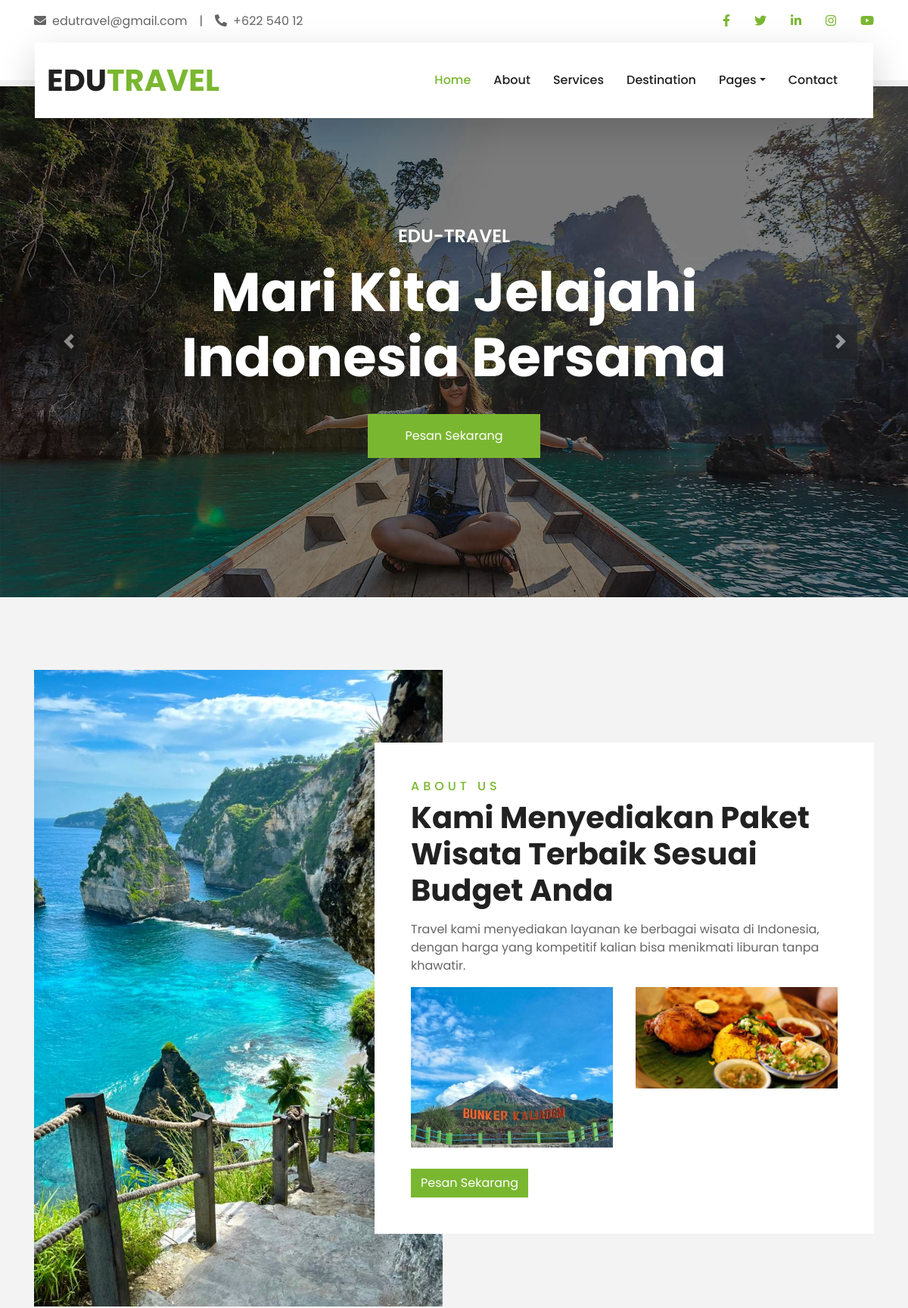
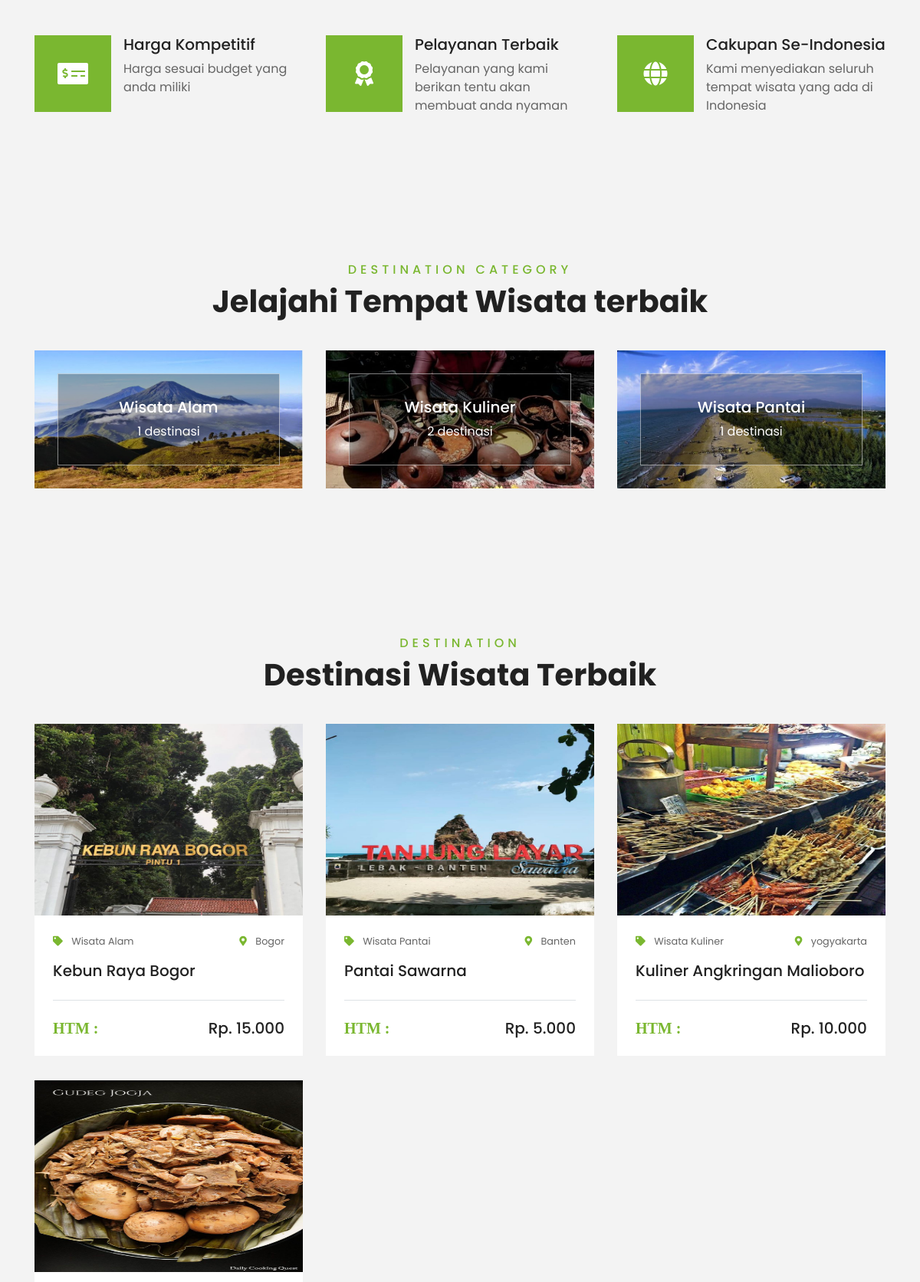
Page /travelling/main_page/index.php (upper part) on the committed database (2 pictures, top to bottom).
### tables this page shows
CREATE TABLE `destinasi` (
  `id_destinasi` int(11) NOT NULL,
  `nama_destinasi` varchar(100) NOT NULL,
  `gambar` text NOT NULL,
  `lokasi` varchar(250) NOT NULL,
  `harga` decimal(10,2) NOT NULL,
  `deskripsi` varchar(500) NOT NULL,
  `id_kategori` int(11) NOT NULL
);

CREATE TABLE `kategori` (
  `id_kategori` int(11) NOT NULL,
  `nama_kategori` varchar(100) NOT NULL,
  `gambar_kategori` text NOT NULL
);

### travelling/main_page/index.php (the view, shortened to what this page needs)
<!DOCTYPE html>
<html lang="en">
<head>
    <link href="https://cdnjs.cloudflare.com/ajax/libs/font-awesome/5.10.0/css/all.min.css" rel="stylesheet">
    <link href="lib/owlcarousel/assets/owl.carousel.min.css" rel="stylesheet">
    <link href="lib/tempusdominus/css/tempusdominus-bootstrap-4.min.css" rel="stylesheet" />
    <link href="css/style.css" rel="stylesheet">
</head>
<body>
    <div class="container-fluid bg-light pt-3 d-none d-lg-block">
        <div class="container">
            <div class="row">
                <div class="col-lg-6 text-center text-lg-left mb-2 mb-lg-0">
                    <div class="d-inline-flex align-items-center">
                        <p><i class="fa fa-envelope mr-2"></i>edutravel@gmail.com</p>
                        <p class="text-body px-3">|</p>
                        <p><i class="fa fa-phone-alt mr-2"></i>+622 540 12</p>
                    </div>
                </div>
                <div class="col-lg-6 text-center text-lg-right">
                    <div class="d-inline-flex align-items-center">
                        <a class="text-primary px-3" href="https://www.facebook.com">
                            <i class="fab fa-facebook-f"></i>
                        </a>
                        <a class="text-primary px-3" href="https://www.twitter.com">
                            <i class="fab fa-twitter"></i>
                        </a>
                        <a class="text-primary px-3" href="https://www.linkedin.com">
                            <i class="fab fa-linkedin-in"></i>
                        </a>
                        <a class="text-primary px-3" href="https://www.instagram.com">
                            <i class="fab fa-instagram"></i>
                        </a>
                        <a class="text-primary pl-3" href="https://www.youtube.com">
                            <i class="fab fa-youtube"></i>
                        </a>
                    </div>
                </div>
            </div>
        </div>
    </div>
    <div class="container-fluid position-relative nav-bar p-0">
        <div class="container-lg position-relative p-0 px-lg-3" style="z-index: 9;">
            <nav class="navbar navbar-expand-lg bg-light navbar-light shadow-lg">
                <a href="" class="navbar-brand">
                    <h1 class="m-0 text-primary"><span class="text-dark">EDU</span>TRAVEL</h1>
                </a>
                <div class="collapse navbar-collapse justify-content-between px-3" id="navbarCollapse">
                    <div class="navbar-nav ml-auto py-0">
                        <a href="index.php" class="nav-item nav-link active">Home</a>
                        <a href="about.php" class="nav-item nav-link">About</a>
                        <a href="service.php" class="nav-item nav-link">Services</a>
                        <a href="destination.php" class="nav-item nav-link">Destination</a>
                        <div class="nav-item dropdown">
                            <a href="#" class="nav-link dropdown-toggle" data-toggle="dropdown">Pages</a>
                        </div>
                        <a href="contact.php" class="nav-item nav-link">Contact</a>
                    </div>
                </div>
            </nav>
        </div>
    </div>
    <div class="container-fluid p-0">
        <div id="header-carousel" class="carousel slide" data-ride="carousel">
            <div class="carousel-inner">
                <div class="carousel-item active">
                    <img class="w-100" src="img/carousel-1.jpg" alt="Image">
                    <div class="carousel-caption d-flex flex-column align-items-center justify-content-center">
                        <div class="p-3" style="max-width: 900px;">
                            <h4 class="text-white text-uppercase mb-md-3">Edu-Travel</h4>
                            <h1 class="display-3 text-white mb-md-4">Mari Kita Jelajahi Indonesia Bersama</h1>
                            <a href="" class="btn btn-primary py-md-3 px-md-5 mt-2">Pesan Sekarang</a>
                        </div>
                    </div>
                </div>
            </div>
            <a class="carousel-control-prev" href="#header-carousel" data-slide="prev">
                <div class="btn btn-dark" style="width: 45px; height: 45px;">
                    <span class="carousel-control-prev-icon mb-n2"></span>
                </div>
            </a>
            <a class="carousel-control-next" href="#header-carousel" data-slide="next">
                <div class="btn btn-dark" style="width: 45px; height: 45px;">
                    <span class="carousel-control-next-icon mb-n2"></span>
                </div>
            </a>
        </div>
    </div>
    <div class="container-fluid py-5">
        <div class="container pt-5">
            <div class="row">
                <div class="col-lg-6" style="min-height: 500px;">
                    <div class="position-relative h-100">
                        <img class="position-absolute w-100 h-100" src="img/dm.jpeg" style="object-fit: cover;">
                    </div>
                </div>
                <div class="col-lg-6 pt-5 pb-lg-5">
                    <div class="about-text bg-white p-4 p-lg-5 my-lg-5">
                        <h6 class="text-primary text-uppercase" style="letter-spacing: 5px;">About Us</h6>
                        <h1 class="mb-3">
                            Kami Menyediakan Paket Wisata Terbaik Sesuai Budget Anda</h1>
                        <p>Travel kami menyediakan layanan ke berbagai wisata di Indonesia, dengan harga yang kompetitif
                            kalian bisa menikmati liburan tanpa khawatir.</p>
                        <div class="row mb-4">
                            <div class="col-6">
                                <img class="img-fluid" src="img/mr.jpeg" alt="">
                            </div>
                            <div class="col-6">
                                <img class="img-fluid" src="img/klnr.jpeg" alt="">
                            </div>
                        </div>
                        <a href="" class="btn btn-primary mt-1">Pesan Sekarang</a>
                    </div>
                </div>
            </div>
        </div>
    </div>
    <div class="container-fluid pb-5">
        <div class="container pb-5">
            <div class="row">
                <div class="col-md-4">
                    <div class="d-flex mb-4 mb-lg-0">
                        <div class="d-flex flex-shrink-0 align-items-center justify-content-center bg-primary mr-3"
                            style="height: 100px; width: 100px;">
                            <i class="fa fa-2x fa-money-check-alt text-white"></i>
                        </div>
                        <div class="d-flex flex-column">
                            <h5 class="">Harga Kompetitif</h5>
                            <p class="m-0">Harga sesuai budget yang anda miliki</p>
                        </div>
                    </div>
                </div>
                <div class="col-md-4">
                    <div class="d-flex mb-4 mb-lg-0">
                        <div class="d-flex flex-shrink-0 align-items-center justify-content-center bg-primary mr-3"
                            style="height: 100px; width: 100px;">
                            <i class="fa fa-2x fa-award text-white"></i>
                        </div>
                        <div class="d-flex flex-column">
                            <h5 class="">Pelayanan Terbaik</h5>
                            <p class="m-0">Pelayanan yang kami berikan tentu akan membuat anda nyaman</p>
                        </div>
                    </div>
                </div>
                <div class="col-md-4">
                    <div class="d-flex mb-4 mb-lg-0">
                        <div class="d-flex flex-shrink-0 align-items-center justify-content-center bg-primary mr-3"
                            style="height: 100px; width: 100px;">
                            <i class="fa fa-2x fa-globe text-white"></i>
                        </div>
                        <div class="d-flex flex-column">
                            <h5 class="">Cakupan Se-Indonesia</h5>
                            <p class="m-0">Kami menyediakan seluruh tempat wisata yang ada di Indonesia</p>
                        </div>
                    </div>
                </div>
            </div>
        </div>
    </div>
    <div class="container-fluid py-5">
        <div class="container pt-5 pb-3">
            <div class="text-center mb-3 pb-3">
                <h6 class="text-primary text-uppercase" style="letter-spacing: 5px;">Destination Category</h6>
                <h1>Jelajahi Tempat Wisata terbaik</h1>
            </div>
            <div class="row">
                <?php
                include '../koneksi.php';
                $query = mysqli_query($koneksi, "SELECT *, COUNT(d.id_kategori) as jumlah FROM `kategori` as k JOIN `destinasi` as d ON k.id_kategori=d.id_kategori where k.id_kategori=k.id_kategori GROUP BY d.id_kategori;");
                ?>
                <?php
                if (mysqli_num_rows($query) > 0) {
                    while ($data = mysqli_fetch_array($query)) {
                        ?>
                        <div class="col-lg-4 col-md-6 mb-4">
                            <div class="destination-item position-relative overflow-hidden mb-2">
                                <img class="img-fluid" src="<?php echo $data["gambar_kategori"] ?>"
                                    style="width:500px; height: 180px;">
                                <a class="destination-overlay text-white text-decoration-none"
                                    href="detail_kategori.php?id_kategori=<?php echo $data["id_kategori"] ?>">
                                    <h5 class="text-white"></i>
                                        <?php echo $data["nama_kategori"] ?>
                                    </h5>
                                    <span>
                                        <?php echo $data["jumlah"] ?> destinasi
                                    </span>
                                </a>
                            </div>
                        </div>
                    <?php } ?>
                <?php } ?>
            </div>
        </div>
    </div>
    <div class="container-fluid py-5">
        <div class="container pt-5 pb-3">
            <div class="text-center mb-3 pb-3">
                <h6 class="text-primary text-uppercase" style="letter-spacing: 5px;">Destination</h6>
                <h1>Destinasi Wisata Terbaik</h1>
            </div>
            <div class="row">
                <?php
                include '../koneksi.php';
                $query = mysqli_query($koneksi, "SELECT * FROM `destinasi` as d JOIN `kategori` as k ON d.id_kategori=k.id_kategori where id_destinasi=id_destinasi;");
                ?>
                <?php
                if (mysqli_num_rows($query) > 0) {
                    while ($data = mysqli_fetch_array($query)) {
                        ?>
                        <div class="col-lg-4 col-md-6 mb-4">
                            <div class="package-item bg-white mb-2">
                                <img class="img-fluid" src="<?php echo $data["gambar"] ?>" style="width:350px; height:250px;">
                                <div class="p-4">
                                    <div class="d-flex justify-content-between mb-3">
                                        <small class="m-0"><i class="fas fa-tag text-primary mr-2"></i>
                                            <?php echo $data["nama_kategori"] ?>
                                        </small>
                                        <small class="m-0"><i class="fa fa-map-marker-alt text-primary mr-2"></i>
                                            <?php echo $data["lokasi"] ?>
                                        </small>
                                    </div>
                                    <a class="h5 text-decoration-none"
                                        href="detail_destination.php?id_destinasi=<?php echo $data["id_destinasi"] ?>">
                                        <?php echo $data["nama_destinasi"] ?>
                                    </a>
                                    <div class="border-top mt-4 pt-4">
                                        <div class="d-flex justify-content-between">
                                            <h5 class="m-0"><i class="fas text-primary mr-2"> HTM :</i></h5>
                                            <h5 class="m-0">
                                                <?php echo "Rp. " . number_format($data["harga"], 0, ',', '.') ?>
                                            </h5>
                                        </div>
                                    </div>
                                </div>
                            </div>
                        </div>
                    <?php } ?>
                <?php } ?>
            </div>
        </div>
    </div>
</body>
</html>

### rows in the picture
destinasi: id_kategori.gambar_kategori (picture), id_kategori.nama_kategori "Wisata Alam", jumlah "1", gambar (picture), lokasi "Bogor", nama_destinasi "Kebun Raya Bogor", harga "15.000"
destinasi: id_kategori.gambar_kategori (picture), id_kategori.nama_kategori "Wisata Kuliner", jumlah "2", gambar (picture), lokasi "yogyakarta", nama_destinasi "Kuliner Angkringan Malioboro", harga "10.000"
destinasi: id_kategori.gambar_kategori (picture), id_kategori.nama_kategori "Wisata Pantai", jumlah "1", gambar (picture), lokasi "Banten", nama_destinasi "Pantai Sawarna", harga "5.000"
destinasi: gambar (picture)
